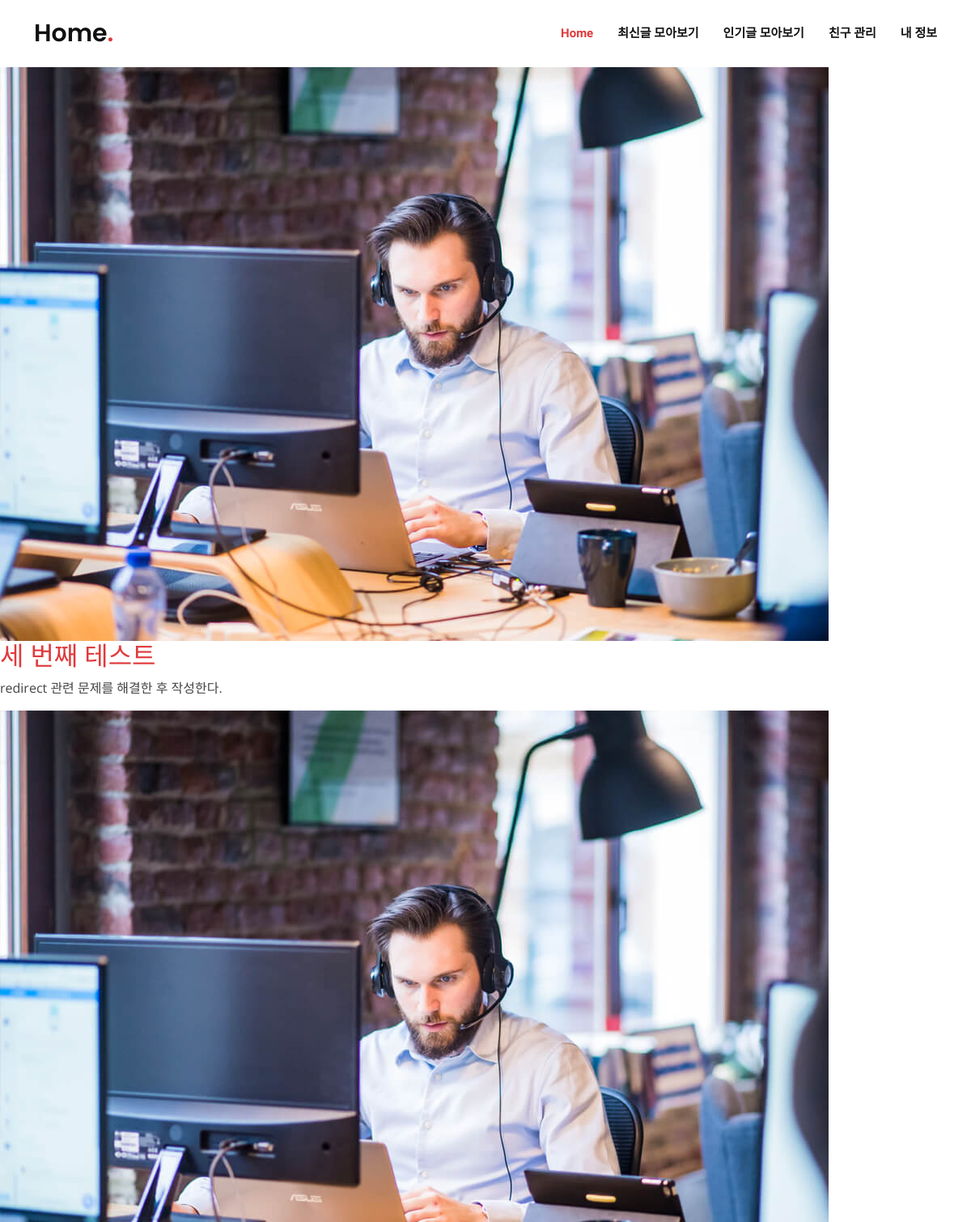
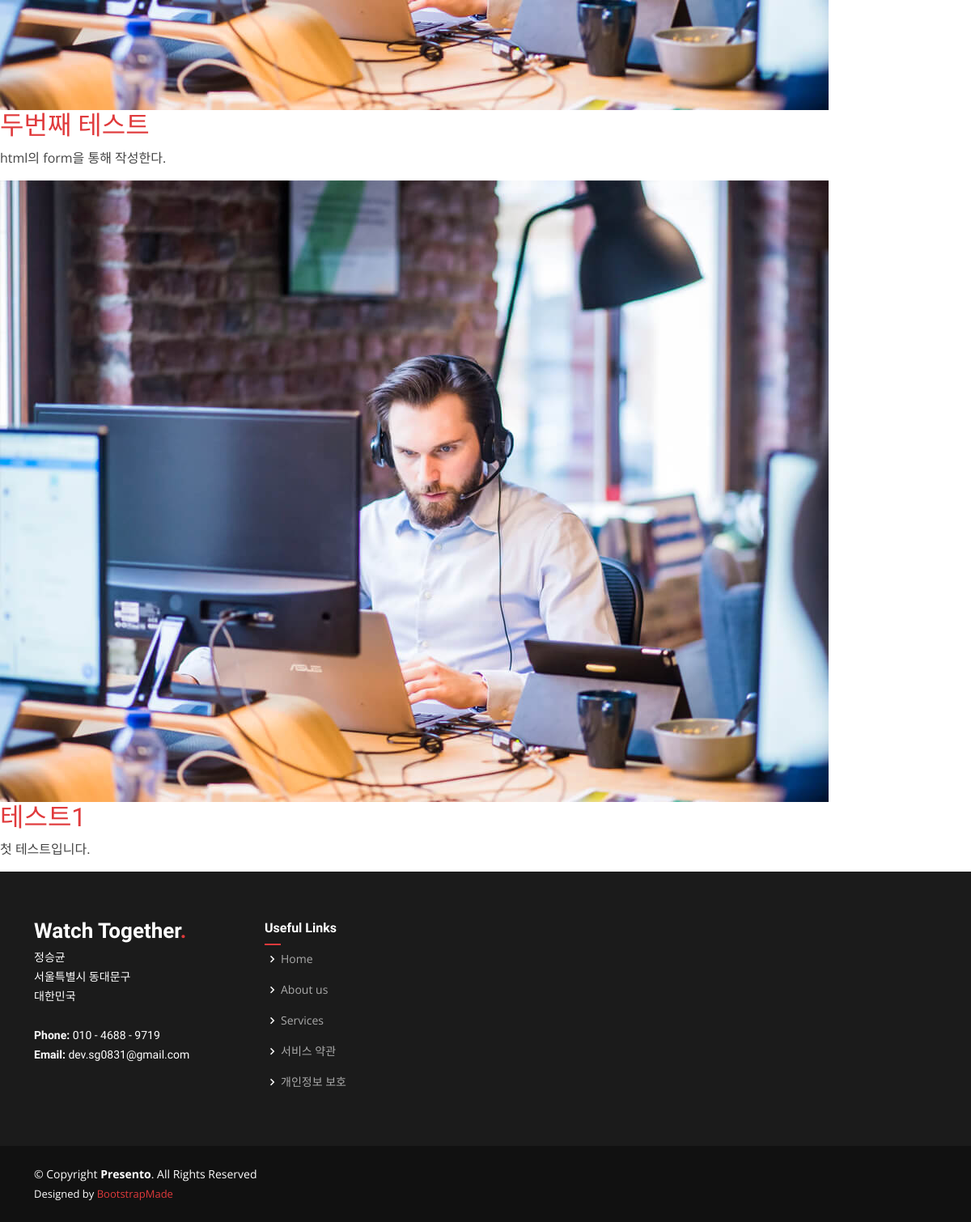
The app's page /posts/, older data (2 pictures, top to bottom).
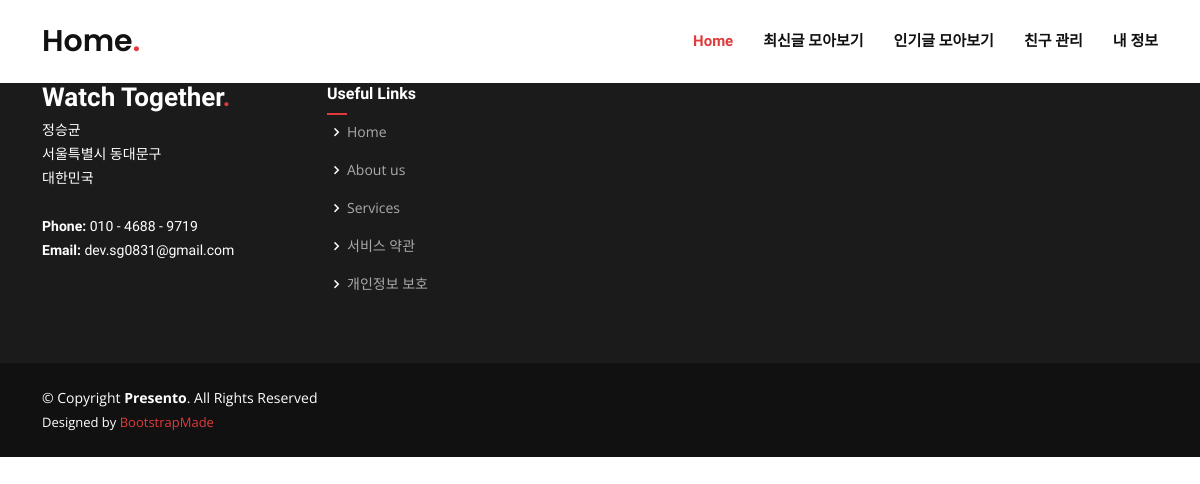
The same page, newer data.
### posting/models.py (models this page shows, shortened)
class Post(models.Model):
	title = models.CharField( max_length = 80 )
	content = models.CharField( max_length = 1000 )
	created = models.DateTimeField( auto_now=True )
	updated = models.DateTimeField( auto_now_add=True )
	like_count = models.PositiveIntegerField( default=0 )
	like = models.ManyToManyField( User, related_name='like_posts', blank=True )
	user = models.ForeignKey( User, on_delete=models.CASCADE )

### posting/views.py (the view)
# urls.py: path("", PostList.as_view(), name="postList"),
class PostList( ListView ):
	def get_queryset(self):
		return Post.objects.order_by("-created")

### posting/templates/posting/post_list.html
{% extends 'base.html' %}
{% block content %}
{% load static %}
            <article class="entry">
              <a href="{% url "postCreate" %}"> 작성 </a>
              {% for post in post_list %}
              <div class="entry-img">
                <img src="{% static "img/blog/blog-1.jpg" %}" alt="" class="img-fluid">
              </div>
              <h2 class="entry-title">
                <a href="{% url "postDetail" post.id %}">{{ post.title }}</a>
              </h2>
              <div class="entry-content">
                <p>
                  {{ post.content }}
                </p>
              {% endfor %}
            </article>
{% endblock %}

Row changes from the older to the newer data that the page shows:
removed Post: title "세 번째 테스트", content "redirect 관련 문제를 해결한 후 작성한다."
removed Post: title "두번째 테스트", content "html의 form을 통해 작성한다."
removed Post: title "테스트1", content "첫 테스트입니다."
